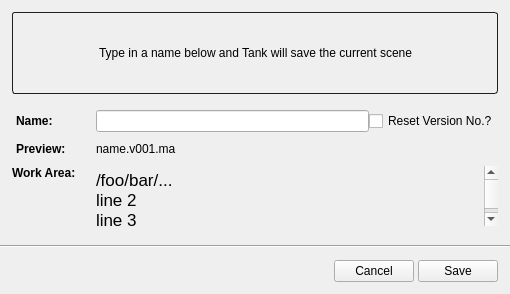
<?xml version="1.0" encoding="UTF-8"?>
<ui version="4.0">
 <class>SaveAsForm</class>
 <widget class="QWidget" name="SaveAsForm">
  <property name="geometry">
   <rect>
    <x>0</x>
    <y>0</y>
    <width>510</width>
    <height>294</height>
   </rect>
  </property>
  <property name="minimumSize">
   <size>
    <width>510</width>
    <height>0</height>
   </size>
  </property>
  <property name="maximumSize">
   <size>
    <width>16777215</width>
    <height>16777215</height>
   </size>
  </property>
  <property name="windowTitle">
   <string>Form</string>
  </property>
  <layout class="QVBoxLayout" name="verticalLayout" stretch="0,1,0,0">
   <property name="spacing">
    <number>4</number>
   </property>
   <property name="margin">
    <number>0</number>
   </property>
   <item>
    <layout class="QVBoxLayout" name="verticalLayout_2">
     <property name="spacing">
      <number>16</number>
     </property>
     <property name="leftMargin">
      <number>12</number>
     </property>
     <property name="topMargin">
      <number>12</number>
     </property>
     <property name="rightMargin">
      <number>12</number>
     </property>
     <property name="bottomMargin">
      <number>4</number>
     </property>
     <item>
      <widget class="QFrame" name="header_frame">
       <property name="styleSheet">
        <string notr="true">#header_frame {
border-style: solid;
border-radius: 3;
border-width: 1;
border-color: rgb(32,32,32);
}</string>
       </property>
       <property name="frameShape">
        <enum>QFrame::StyledPanel</enum>
       </property>
       <property name="frameShadow">
        <enum>QFrame::Raised</enum>
       </property>
       <layout class="QHBoxLayout" name="horizontalLayout_2">
        <property name="margin">
         <number>0</number>
        </property>
        <item>
         <widget class="QLabel" name="label_2">
          <property name="minimumSize">
           <size>
            <width>80</width>
            <height>80</height>
           </size>
          </property>
          <property name="maximumSize">
           <size>
            <width>80</width>
            <height>80</height>
           </size>
          </property>
          <property name="text">
           <string/>
          </property>
          <property name="pixmap">
           <pixmap resource="resources.qrc">:/res/save_as_icon.png</pixmap>
          </property>
          <property name="scaledContents">
           <bool>false</bool>
          </property>
          <property name="alignment">
           <set>Qt::AlignCenter</set>
          </property>
         </widget>
        </item>
        <item>
         <widget class="QLabel" name="header_label">
          <property name="text">
           <string>Type in a name below and Tank will save the current scene</string>
          </property>
          <property name="wordWrap">
           <bool>true</bool>
          </property>
         </widget>
        </item>
       </layout>
      </widget>
     </item>
     <item>
      <layout class="QGridLayout" name="gridLayout" columnstretch="0,0">
       <property name="horizontalSpacing">
        <number>16</number>
       </property>
       <property name="verticalSpacing">
        <number>10</number>
       </property>
       <item row="0" column="1">
        <layout class="QHBoxLayout" name="horizontalLayout_4">
         <property name="leftMargin">
          <number>4</number>
         </property>
         <item>
          <widget class="QLineEdit" name="name_edit">
           <property name="maximumSize">
            <size>
             <width>16777215</width>
             <height>16777215</height>
            </size>
           </property>
           <property name="frame">
            <bool>true</bool>
           </property>
          </widget>
         </item>
         <item>
          <widget class="QCheckBox" name="reset_version_cb">
           <property name="text">
            <string>Reset Version No.?</string>
           </property>
          </widget>
         </item>
        </layout>
       </item>
       <item row="0" column="0">
        <widget class="QLabel" name="label_5">
         <property name="minimumSize">
          <size>
           <width>0</width>
           <height>0</height>
          </size>
         </property>
         <property name="text">
          <string>&lt;html&gt;&lt;head/&gt;&lt;body&gt;&lt;p&gt;&lt;span style=&quot; font-weight:600;&quot;&gt;Name:&lt;/span&gt;&lt;/p&gt;&lt;/body&gt;&lt;/html&gt;</string>
         </property>
         <property name="alignment">
          <set>Qt::AlignLeading|Qt::AlignLeft|Qt::AlignVCenter</set>
         </property>
         <property name="indent">
          <number>4</number>
         </property>
        </widget>
       </item>
       <item row="1" column="1">
        <widget class="QLabel" name="filename_preview_label">
         <property name="text">
          <string>name.v001.ma</string>
         </property>
         <property name="indent">
          <number>4</number>
         </property>
        </widget>
       </item>
       <item row="2" column="1">
        <widget class="QTextEdit" name="path_preview_edit">
         <property name="enabled">
          <bool>true</bool>
         </property>
         <property name="sizePolicy">
          <sizepolicy hsizetype="Preferred" vsizetype="Preferred">
           <horstretch>0</horstretch>
           <verstretch>0</verstretch>
          </sizepolicy>
         </property>
         <property name="minimumSize">
          <size>
           <width>0</width>
           <height>0</height>
          </size>
         </property>
         <property name="maximumSize">
          <size>
           <width>16777215</width>
           <height>60</height>
          </size>
         </property>
         <property name="styleSheet">
          <string notr="true">QTextEdit {
background-color: rgb(0,0,0,0);
border-style: none;
}</string>
         </property>
         <property name="frameShape">
          <enum>QFrame::NoFrame</enum>
         </property>
         <property name="frameShadow">
          <enum>QFrame::Plain</enum>
         </property>
         <property name="lineWidth">
          <number>0</number>
         </property>
         <property name="verticalScrollBarPolicy">
          <enum>Qt::ScrollBarAsNeeded</enum>
         </property>
         <property name="horizontalScrollBarPolicy">
          <enum>Qt::ScrollBarAlwaysOff</enum>
         </property>
         <property name="readOnly">
          <bool>true</bool>
         </property>
         <property name="html">
          <string>&lt;!DOCTYPE HTML PUBLIC &quot;-//W3C//DTD HTML 4.0//EN&quot; &quot;http://www.w3.org/TR/REC-html40/strict.dtd&quot;&gt;
&lt;html&gt;&lt;head&gt;&lt;meta name=&quot;qrichtext&quot; content=&quot;1&quot; /&gt;&lt;style type=&quot;text/css&quot;&gt;
p, li { white-space: pre-wrap; }
&lt;/style&gt;&lt;/head&gt;&lt;body style=&quot; font-family:'Lucida Grande'; font-size:13pt; font-weight:400; font-style:normal;&quot;&gt;
&lt;p style=&quot; margin-top:0px; margin-bottom:0px; margin-left:0px; margin-right:0px; -qt-block-indent:0; text-indent:0px;&quot;&gt;/foo/bar/...&lt;/p&gt;
&lt;p style=&quot; margin-top:0px; margin-bottom:0px; margin-left:0px; margin-right:0px; -qt-block-indent:0; text-indent:0px;&quot;&gt;line 2&lt;/p&gt;
&lt;p style=&quot; margin-top:0px; margin-bottom:0px; margin-left:0px; margin-right:0px; -qt-block-indent:0; text-indent:0px;&quot;&gt;line 3&lt;/p&gt;&lt;/body&gt;&lt;/html&gt;</string>
         </property>
         <property name="acceptRichText">
          <bool>true</bool>
         </property>
        </widget>
       </item>
       <item row="1" column="0">
        <widget class="QLabel" name="label_4">
         <property name="text">
          <string>&lt;html&gt;&lt;head/&gt;&lt;body&gt;&lt;p&gt;&lt;span style=&quot; font-weight:600;&quot;&gt;Preview:&lt;/span&gt;&lt;/p&gt;&lt;/body&gt;&lt;/html&gt;</string>
         </property>
         <property name="alignment">
          <set>Qt::AlignLeading|Qt::AlignLeft|Qt::AlignVCenter</set>
         </property>
         <property name="indent">
          <number>4</number>
         </property>
        </widget>
       </item>
       <item row="2" column="0">
        <widget class="QLabel" name="label_6">
         <property name="text">
          <string>&lt;html&gt;&lt;head/&gt;&lt;body&gt;&lt;p&gt;&lt;span style=&quot; font-weight:600;&quot;&gt;Work Area:&lt;/span&gt;&lt;/p&gt;&lt;/body&gt;&lt;/html&gt;</string>
         </property>
         <property name="alignment">
          <set>Qt::AlignLeading|Qt::AlignLeft|Qt::AlignTop</set>
         </property>
         <property name="margin">
          <number>4</number>
         </property>
         <property name="indent">
          <number>0</number>
         </property>
        </widget>
       </item>
      </layout>
     </item>
    </layout>
   </item>
   <item>
    <spacer name="verticalSpacer_2">
     <property name="orientation">
      <enum>Qt::Vertical</enum>
     </property>
     <property name="sizeHint" stdset="0">
      <size>
       <width>20</width>
       <height>1</height>
      </size>
     </property>
    </spacer>
   </item>
   <item>
    <widget class="Line" name="break_line">
     <property name="orientation">
      <enum>Qt::Horizontal</enum>
     </property>
    </widget>
   </item>
   <item>
    <layout class="QHBoxLayout" name="horizontalLayout_3">
     <property name="leftMargin">
      <number>12</number>
     </property>
     <property name="topMargin">
      <number>8</number>
     </property>
     <property name="rightMargin">
      <number>12</number>
     </property>
     <property name="bottomMargin">
      <number>12</number>
     </property>
     <item>
      <spacer name="horizontalSpacer">
       <property name="orientation">
        <enum>Qt::Horizontal</enum>
       </property>
       <property name="sizeHint" stdset="0">
        <size>
         <width>40</width>
         <height>20</height>
        </size>
       </property>
      </spacer>
     </item>
     <item>
      <widget class="QPushButton" name="cancel_btn">
       <property name="text">
        <string>Cancel</string>
       </property>
      </widget>
     </item>
     <item>
      <widget class="QPushButton" name="continue_btn">
       <property name="text">
        <string>Save</string>
       </property>
      </widget>
     </item>
    </layout>
   </item>
  </layout>
 </widget>
 <tabstops>
  <tabstop>continue_btn</tabstop>
  <tabstop>cancel_btn</tabstop>
 </tabstops>
 <resources>
  <include location="resources.qrc"/>
 </resources>
 <connections/>
</ui>
